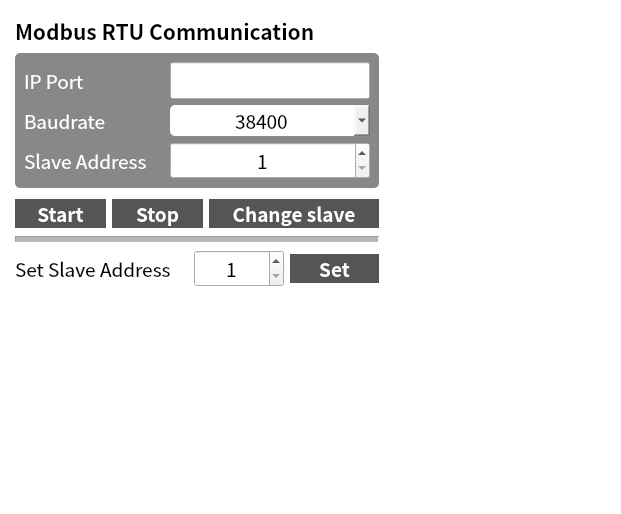
<?xml version="1.0" encoding="UTF-8"?>
<ui version="4.0">
 <class>ModbusForm</class>
 <widget class="QWidget" name="ModbusForm">
  <property name="geometry">
   <rect>
    <x>0</x>
    <y>0</y>
    <width>621</width>
    <height>514</height>
   </rect>
  </property>
  <property name="windowTitle">
   <string>Form</string>
  </property>
  <property name="styleSheet">
   <string notr="true">#ModbusForm{
	background-color:#FFFFFF;
}

#comboBox_baudrate {
	padding-left: 65px;
	border-radius:5px;
}

#line{
	color:#555555;
}

#frame{
	background-color:#888888;
	border-radius:5px;
}

#label_1{
	color:#FFFFFF;
}

#label_2{
	color:#FFFFFF;
}

#label_3{
	color:#FFFFFF;
}

#pushButton_modbus_start{
	background-color:#555555;
	color:#FFFFFF;

	border-top-left-radius:20px;
	border-bottom-left-radius:20px;
}

#pushButton_modbus_stop{
	background-color:#555555;
	color:#FFFFFF;
	border-top-right-radius:20px;
	border-bottom-right-radius:20px;
}

#pushButton_modbus_slave_change{
	background-color:#555555;
	color:#FFFFFF;
	border-radius:20px
}

#pushButton_modbus_set_slave_addr{
	background-color:#555555;
	color:#FFFFFF;
	border-top-right-radius:20px;
	border-bottom-right-radius:20px;
}

</string>
  </property>
  <layout class="QGridLayout" name="gridLayout">
   <property name="leftMargin">
    <number>15</number>
   </property>
   <property name="topMargin">
    <number>15</number>
   </property>
   <item row="0" column="0">
    <layout class="QVBoxLayout" name="verticalLayout">
     <item>
      <widget class="QLabel" name="label">
       <property name="font">
        <font>
         <family>Noto Sans CJK HK</family>
         <pointsize>16</pointsize>
         <weight>75</weight>
         <bold>true</bold>
        </font>
       </property>
       <property name="text">
        <string>Modbus RTU Communication</string>
       </property>
      </widget>
     </item>
     <item>
      <widget class="QFrame" name="frame">
       <property name="frameShape">
        <enum>QFrame::StyledPanel</enum>
       </property>
       <property name="frameShadow">
        <enum>QFrame::Raised</enum>
       </property>
       <layout class="QGridLayout" name="gridLayout_2">
        <item row="0" column="0">
         <widget class="QLabel" name="label_1">
          <property name="font">
           <font>
            <family>Noto Sans CJK HK</family>
            <pointsize>14</pointsize>
           </font>
          </property>
          <property name="text">
           <string>IP Port</string>
          </property>
         </widget>
        </item>
        <item row="0" column="1">
         <widget class="QLineEdit" name="lineEdit_serial_port">
          <property name="sizePolicy">
           <sizepolicy hsizetype="Minimum" vsizetype="Fixed">
            <horstretch>0</horstretch>
            <verstretch>0</verstretch>
           </sizepolicy>
          </property>
          <property name="minimumSize">
           <size>
            <width>200</width>
            <height>0</height>
           </size>
          </property>
          <property name="font">
           <font>
            <family>Noto Sans CJK HK</family>
            <pointsize>14</pointsize>
           </font>
          </property>
          <property name="alignment">
           <set>Qt::AlignCenter</set>
          </property>
         </widget>
        </item>
        <item row="1" column="0">
         <widget class="QLabel" name="label_2">
          <property name="font">
           <font>
            <family>Noto Sans CJK HK</family>
            <pointsize>14</pointsize>
           </font>
          </property>
          <property name="text">
           <string>Baudrate</string>
          </property>
         </widget>
        </item>
        <item row="1" column="1">
         <widget class="QComboBox" name="comboBox_baudrate">
          <property name="palette">
           <palette>
            <active/>
            <inactive/>
            <disabled/>
           </palette>
          </property>
          <property name="font">
           <font>
            <family>Noto Sans CJK HK</family>
            <pointsize>14</pointsize>
           </font>
          </property>
          <property name="styleSheet">
           <string notr="true"/>
          </property>
          <property name="editable">
           <bool>false</bool>
          </property>
          <property name="currentText">
           <string>38400</string>
          </property>
          <property name="currentIndex">
           <number>0</number>
          </property>
          <property name="insertPolicy">
           <enum>QComboBox::InsertAtBottom</enum>
          </property>
          <property name="placeholderText">
           <string/>
          </property>
          <property name="frame">
           <bool>true</bool>
          </property>
          <property name="modelColumn">
           <number>0</number>
          </property>
          <item>
           <property name="text">
            <string>38400</string>
           </property>
          </item>
         </widget>
        </item>
        <item row="2" column="0">
         <widget class="QLabel" name="label_3">
          <property name="font">
           <font>
            <family>Noto Sans CJK HK</family>
            <pointsize>14</pointsize>
           </font>
          </property>
          <property name="text">
           <string>Slave Address    </string>
          </property>
         </widget>
        </item>
        <item row="2" column="1">
         <widget class="QSpinBox" name="spinBox_slave_addr">
          <property name="font">
           <font>
            <family>Noto Sans CJK HK</family>
            <pointsize>14</pointsize>
           </font>
          </property>
          <property name="alignment">
           <set>Qt::AlignCenter</set>
          </property>
          <property name="minimum">
           <number>1</number>
          </property>
          <property name="value">
           <number>1</number>
          </property>
         </widget>
        </item>
       </layout>
      </widget>
     </item>
     <item>
      <spacer name="verticalSpacer_2">
       <property name="orientation">
        <enum>Qt::Vertical</enum>
       </property>
       <property name="sizeType">
        <enum>QSizePolicy::Maximum</enum>
       </property>
       <property name="sizeHint" stdset="0">
        <size>
         <width>20</width>
         <height>5</height>
        </size>
       </property>
      </spacer>
     </item>
     <item>
      <layout class="QHBoxLayout" name="horizontalLayout_2">
       <item>
        <widget class="QPushButton" name="pushButton_modbus_start">
         <property name="palette">
          <palette>
           <active>
            <colorrole role="WindowText">
             <brush brushstyle="SolidPattern">
              <color alpha="255">
               <red>255</red>
               <green>255</green>
               <blue>255</blue>
              </color>
             </brush>
            </colorrole>
            <colorrole role="Button">
             <brush brushstyle="SolidPattern">
              <color alpha="255">
               <red>85</red>
               <green>85</green>
               <blue>85</blue>
              </color>
             </brush>
            </colorrole>
            <colorrole role="Text">
             <brush brushstyle="SolidPattern">
              <color alpha="255">
               <red>255</red>
               <green>255</green>
               <blue>255</blue>
              </color>
             </brush>
            </colorrole>
            <colorrole role="ButtonText">
             <brush brushstyle="SolidPattern">
              <color alpha="255">
               <red>255</red>
               <green>255</green>
               <blue>255</blue>
              </color>
             </brush>
            </colorrole>
            <colorrole role="Base">
             <brush brushstyle="SolidPattern">
              <color alpha="255">
               <red>85</red>
               <green>85</green>
               <blue>85</blue>
              </color>
             </brush>
            </colorrole>
            <colorrole role="Window">
             <brush brushstyle="SolidPattern">
              <color alpha="255">
               <red>85</red>
               <green>85</green>
               <blue>85</blue>
              </color>
             </brush>
            </colorrole>
            <colorrole role="PlaceholderText">
             <brush brushstyle="SolidPattern">
              <color alpha="255">
               <red>255</red>
               <green>255</green>
               <blue>255</blue>
              </color>
             </brush>
            </colorrole>
           </active>
           <inactive>
            <colorrole role="WindowText">
             <brush brushstyle="SolidPattern">
              <color alpha="255">
               <red>255</red>
               <green>255</green>
               <blue>255</blue>
              </color>
             </brush>
            </colorrole>
            <colorrole role="Button">
             <brush brushstyle="SolidPattern">
              <color alpha="255">
               <red>85</red>
               <green>85</green>
               <blue>85</blue>
              </color>
             </brush>
            </colorrole>
            <colorrole role="Text">
             <brush brushstyle="SolidPattern">
              <color alpha="255">
               <red>255</red>
               <green>255</green>
               <blue>255</blue>
              </color>
             </brush>
            </colorrole>
            <colorrole role="ButtonText">
             <brush brushstyle="SolidPattern">
              <color alpha="255">
               <red>255</red>
               <green>255</green>
               <blue>255</blue>
              </color>
             </brush>
            </colorrole>
            <colorrole role="Base">
             <brush brushstyle="SolidPattern">
              <color alpha="255">
               <red>85</red>
               <green>85</green>
               <blue>85</blue>
              </color>
             </brush>
            </colorrole>
            <colorrole role="Window">
             <brush brushstyle="SolidPattern">
              <color alpha="255">
               <red>85</red>
               <green>85</green>
               <blue>85</blue>
              </color>
             </brush>
            </colorrole>
            <colorrole role="PlaceholderText">
             <brush brushstyle="SolidPattern">
              <color alpha="255">
               <red>255</red>
               <green>255</green>
               <blue>255</blue>
              </color>
             </brush>
            </colorrole>
           </inactive>
           <disabled>
            <colorrole role="WindowText">
             <brush brushstyle="SolidPattern">
              <color alpha="255">
               <red>255</red>
               <green>255</green>
               <blue>255</blue>
              </color>
             </brush>
            </colorrole>
            <colorrole role="Button">
             <brush brushstyle="SolidPattern">
              <color alpha="255">
               <red>85</red>
               <green>85</green>
               <blue>85</blue>
              </color>
             </brush>
            </colorrole>
            <colorrole role="Text">
             <brush brushstyle="SolidPattern">
              <color alpha="255">
               <red>255</red>
               <green>255</green>
               <blue>255</blue>
              </color>
             </brush>
            </colorrole>
            <colorrole role="ButtonText">
             <brush brushstyle="SolidPattern">
              <color alpha="255">
               <red>255</red>
               <green>255</green>
               <blue>255</blue>
              </color>
             </brush>
            </colorrole>
            <colorrole role="Base">
             <brush brushstyle="SolidPattern">
              <color alpha="255">
               <red>85</red>
               <green>85</green>
               <blue>85</blue>
              </color>
             </brush>
            </colorrole>
            <colorrole role="Window">
             <brush brushstyle="SolidPattern">
              <color alpha="255">
               <red>85</red>
               <green>85</green>
               <blue>85</blue>
              </color>
             </brush>
            </colorrole>
            <colorrole role="PlaceholderText">
             <brush brushstyle="SolidPattern">
              <color alpha="255">
               <red>255</red>
               <green>255</green>
               <blue>255</blue>
              </color>
             </brush>
            </colorrole>
           </disabled>
          </palette>
         </property>
         <property name="font">
          <font>
           <family>Noto Sans CJK HK</family>
           <pointsize>14</pointsize>
           <weight>75</weight>
           <bold>true</bold>
          </font>
         </property>
         <property name="text">
          <string>Start</string>
         </property>
        </widget>
       </item>
       <item>
        <widget class="QPushButton" name="pushButton_modbus_stop">
         <property name="palette">
          <palette>
           <active>
            <colorrole role="WindowText">
             <brush brushstyle="SolidPattern">
              <color alpha="255">
               <red>255</red>
               <green>255</green>
               <blue>255</blue>
              </color>
             </brush>
            </colorrole>
            <colorrole role="Button">
             <brush brushstyle="SolidPattern">
              <color alpha="255">
               <red>85</red>
               <green>85</green>
               <blue>85</blue>
              </color>
             </brush>
            </colorrole>
            <colorrole role="Text">
             <brush brushstyle="SolidPattern">
              <color alpha="255">
               <red>255</red>
               <green>255</green>
               <blue>255</blue>
              </color>
             </brush>
            </colorrole>
            <colorrole role="ButtonText">
             <brush brushstyle="SolidPattern">
              <color alpha="255">
               <red>255</red>
               <green>255</green>
               <blue>255</blue>
              </color>
             </brush>
            </colorrole>
            <colorrole role="Base">
             <brush brushstyle="SolidPattern">
              <color alpha="255">
               <red>85</red>
               <green>85</green>
               <blue>85</blue>
              </color>
             </brush>
            </colorrole>
            <colorrole role="Window">
             <brush brushstyle="SolidPattern">
              <color alpha="255">
               <red>85</red>
               <green>85</green>
               <blue>85</blue>
              </color>
             </brush>
            </colorrole>
            <colorrole role="PlaceholderText">
             <brush brushstyle="SolidPattern">
              <color alpha="255">
               <red>255</red>
               <green>255</green>
               <blue>255</blue>
              </color>
             </brush>
            </colorrole>
           </active>
           <inactive>
            <colorrole role="WindowText">
             <brush brushstyle="SolidPattern">
              <color alpha="255">
               <red>255</red>
               <green>255</green>
               <blue>255</blue>
              </color>
             </brush>
            </colorrole>
            <colorrole role="Button">
             <brush brushstyle="SolidPattern">
              <color alpha="255">
               <red>85</red>
               <green>85</green>
               <blue>85</blue>
              </color>
             </brush>
            </colorrole>
            <colorrole role="Text">
             <brush brushstyle="SolidPattern">
              <color alpha="255">
               <red>255</red>
               <green>255</green>
               <blue>255</blue>
              </color>
             </brush>
            </colorrole>
            <colorrole role="ButtonText">
             <brush brushstyle="SolidPattern">
              <color alpha="255">
               <red>255</red>
               <green>255</green>
               <blue>255</blue>
              </color>
             </brush>
            </colorrole>
            <colorrole role="Base">
             <brush brushstyle="SolidPattern">
              <color alpha="255">
               <red>85</red>
               <green>85</green>
               <blue>85</blue>
              </color>
             </brush>
            </colorrole>
            <colorrole role="Window">
             <brush brushstyle="SolidPattern">
              <color alpha="255">
               <red>85</red>
               <green>85</green>
               <blue>85</blue>
              </color>
             </brush>
            </colorrole>
            <colorrole role="PlaceholderText">
             <brush brushstyle="SolidPattern">
              <color alpha="255">
               <red>255</red>
               <green>255</green>
               <blue>255</blue>
              </color>
             </brush>
            </colorrole>
           </inactive>
           <disabled>
            <colorrole role="WindowText">
             <brush brushstyle="SolidPattern">
              <color alpha="255">
               <red>255</red>
               <green>255</green>
               <blue>255</blue>
              </color>
             </brush>
            </colorrole>
            <colorrole role="Button">
             <brush brushstyle="SolidPattern">
              <color alpha="255">
               <red>85</red>
               <green>85</green>
               <blue>85</blue>
              </color>
             </brush>
            </colorrole>
            <colorrole role="Text">
             <brush brushstyle="SolidPattern">
              <color alpha="255">
               <red>255</red>
               <green>255</green>
               <blue>255</blue>
              </color>
             </brush>
            </colorrole>
            <colorrole role="ButtonText">
             <brush brushstyle="SolidPattern">
              <color alpha="255">
               <red>255</red>
               <green>255</green>
               <blue>255</blue>
              </color>
             </brush>
            </colorrole>
            <colorrole role="Base">
             <brush brushstyle="SolidPattern">
              <color alpha="255">
               <red>85</red>
               <green>85</green>
               <blue>85</blue>
              </color>
             </brush>
            </colorrole>
            <colorrole role="Window">
             <brush brushstyle="SolidPattern">
              <color alpha="255">
               <red>85</red>
               <green>85</green>
               <blue>85</blue>
              </color>
             </brush>
            </colorrole>
            <colorrole role="PlaceholderText">
             <brush brushstyle="SolidPattern">
              <color alpha="255">
               <red>255</red>
               <green>255</green>
               <blue>255</blue>
              </color>
             </brush>
            </colorrole>
           </disabled>
          </palette>
         </property>
         <property name="font">
          <font>
           <family>Noto Sans CJK HK</family>
           <pointsize>14</pointsize>
           <weight>75</weight>
           <bold>true</bold>
          </font>
         </property>
         <property name="text">
          <string>Stop</string>
         </property>
        </widget>
       </item>
       <item>
        <widget class="QPushButton" name="pushButton_modbus_slave_change">
         <property name="sizePolicy">
          <sizepolicy hsizetype="Maximum" vsizetype="Fixed">
           <horstretch>0</horstretch>
           <verstretch>0</verstretch>
          </sizepolicy>
         </property>
         <property name="minimumSize">
          <size>
           <width>170</width>
           <height>0</height>
          </size>
         </property>
         <property name="maximumSize">
          <size>
           <width>170</width>
           <height>16777215</height>
          </size>
         </property>
         <property name="palette">
          <palette>
           <active>
            <colorrole role="WindowText">
             <brush brushstyle="SolidPattern">
              <color alpha="255">
               <red>255</red>
               <green>255</green>
               <blue>255</blue>
              </color>
             </brush>
            </colorrole>
            <colorrole role="Button">
             <brush brushstyle="SolidPattern">
              <color alpha="255">
               <red>85</red>
               <green>85</green>
               <blue>85</blue>
              </color>
             </brush>
            </colorrole>
            <colorrole role="Text">
             <brush brushstyle="SolidPattern">
              <color alpha="255">
               <red>255</red>
               <green>255</green>
               <blue>255</blue>
              </color>
             </brush>
            </colorrole>
            <colorrole role="ButtonText">
             <brush brushstyle="SolidPattern">
              <color alpha="255">
               <red>255</red>
               <green>255</green>
               <blue>255</blue>
              </color>
             </brush>
            </colorrole>
            <colorrole role="Base">
             <brush brushstyle="SolidPattern">
              <color alpha="255">
               <red>85</red>
               <green>85</green>
               <blue>85</blue>
              </color>
             </brush>
            </colorrole>
            <colorrole role="Window">
             <brush brushstyle="SolidPattern">
              <color alpha="255">
               <red>85</red>
               <green>85</green>
               <blue>85</blue>
              </color>
             </brush>
            </colorrole>
            <colorrole role="PlaceholderText">
             <brush brushstyle="SolidPattern">
              <color alpha="255">
               <red>255</red>
               <green>255</green>
               <blue>255</blue>
              </color>
             </brush>
            </colorrole>
           </active>
           <inactive>
            <colorrole role="WindowText">
             <brush brushstyle="SolidPattern">
              <color alpha="255">
               <red>255</red>
               <green>255</green>
               <blue>255</blue>
              </color>
             </brush>
            </colorrole>
            <colorrole role="Button">
             <brush brushstyle="SolidPattern">
              <color alpha="255">
               <red>85</red>
               <green>85</green>
               <blue>85</blue>
              </color>
             </brush>
            </colorrole>
            <colorrole role="Text">
             <brush brushstyle="SolidPattern">
              <color alpha="255">
               <red>255</red>
               <green>255</green>
               <blue>255</blue>
              </color>
             </brush>
            </colorrole>
            <colorrole role="ButtonText">
             <brush brushstyle="SolidPattern">
              <color alpha="255">
               <red>255</red>
               <green>255</green>
               <blue>255</blue>
              </color>
             </brush>
            </colorrole>
            <colorrole role="Base">
             <brush brushstyle="SolidPattern">
              <color alpha="255">
               <red>85</red>
               <green>85</green>
               <blue>85</blue>
              </color>
             </brush>
            </colorrole>
            <colorrole role="Window">
             <brush brushstyle="SolidPattern">
              <color alpha="255">
               <red>85</red>
               <green>85</green>
               <blue>85</blue>
              </color>
             </brush>
            </colorrole>
            <colorrole role="PlaceholderText">
             <brush brushstyle="SolidPattern">
              <color alpha="255">
               <red>255</red>
               <green>255</green>
               <blue>255</blue>
              </color>
             </brush>
            </colorrole>
           </inactive>
           <disabled>
            <colorrole role="WindowText">
             <brush brushstyle="SolidPattern">
              <color alpha="255">
               <red>255</red>
               <green>255</green>
               <blue>255</blue>
              </color>
             </brush>
            </colorrole>
            <colorrole role="Button">
             <brush brushstyle="SolidPattern">
              <color alpha="255">
               <red>85</red>
               <green>85</green>
               <blue>85</blue>
              </color>
             </brush>
            </colorrole>
            <colorrole role="Text">
             <brush brushstyle="SolidPattern">
              <color alpha="255">
               <red>255</red>
               <green>255</green>
               <blue>255</blue>
              </color>
             </brush>
            </colorrole>
            <colorrole role="ButtonText">
             <brush brushstyle="SolidPattern">
              <color alpha="255">
               <red>255</red>
               <green>255</green>
               <blue>255</blue>
              </color>
             </brush>
            </colorrole>
            <colorrole role="Base">
             <brush brushstyle="SolidPattern">
              <color alpha="255">
               <red>85</red>
               <green>85</green>
               <blue>85</blue>
              </color>
             </brush>
            </colorrole>
            <colorrole role="Window">
             <brush brushstyle="SolidPattern">
              <color alpha="255">
               <red>85</red>
               <green>85</green>
               <blue>85</blue>
              </color>
             </brush>
            </colorrole>
            <colorrole role="PlaceholderText">
             <brush brushstyle="SolidPattern">
              <color alpha="255">
               <red>255</red>
               <green>255</green>
               <blue>255</blue>
              </color>
             </brush>
            </colorrole>
           </disabled>
          </palette>
         </property>
         <property name="font">
          <font>
           <family>Noto Sans CJK HK</family>
           <pointsize>14</pointsize>
           <weight>75</weight>
           <bold>true</bold>
          </font>
         </property>
         <property name="text">
          <string>Change slave</string>
         </property>
        </widget>
       </item>
      </layout>
     </item>
     <item>
      <widget class="Line" name="line">
       <property name="sizePolicy">
        <sizepolicy hsizetype="Minimum" vsizetype="Minimum">
         <horstretch>0</horstretch>
         <verstretch>0</verstretch>
        </sizepolicy>
       </property>
       <property name="minimumSize">
        <size>
         <width>0</width>
         <height>10</height>
        </size>
       </property>
       <property name="font">
        <font>
         <family>Noto Sans CJK HK</family>
         <pointsize>16</pointsize>
        </font>
       </property>
       <property name="frameShadow">
        <enum>QFrame::Sunken</enum>
       </property>
       <property name="lineWidth">
        <number>1</number>
       </property>
       <property name="midLineWidth">
        <number>5</number>
       </property>
       <property name="orientation">
        <enum>Qt::Horizontal</enum>
       </property>
      </widget>
     </item>
     <item>
      <layout class="QHBoxLayout" name="horizontalLayout">
       <item>
        <widget class="QLabel" name="label_5">
         <property name="font">
          <font>
           <family>Noto Sans CJK HK</family>
           <pointsize>14</pointsize>
          </font>
         </property>
         <property name="text">
          <string>Set Slave Address    </string>
         </property>
        </widget>
       </item>
       <item>
        <widget class="QSpinBox" name="spinBox_slave_addr_4set">
         <property name="font">
          <font>
           <family>Noto Sans CJK HK</family>
           <pointsize>14</pointsize>
          </font>
         </property>
         <property name="alignment">
          <set>Qt::AlignCenter</set>
         </property>
         <property name="minimum">
          <number>1</number>
         </property>
         <property name="value">
          <number>1</number>
         </property>
        </widget>
       </item>
       <item>
        <widget class="QPushButton" name="pushButton_modbus_set_slave_addr">
         <property name="palette">
          <palette>
           <active>
            <colorrole role="WindowText">
             <brush brushstyle="SolidPattern">
              <color alpha="255">
               <red>255</red>
               <green>255</green>
               <blue>255</blue>
              </color>
             </brush>
            </colorrole>
            <colorrole role="Button">
             <brush brushstyle="SolidPattern">
              <color alpha="255">
               <red>85</red>
               <green>85</green>
               <blue>85</blue>
              </color>
             </brush>
            </colorrole>
            <colorrole role="Text">
             <brush brushstyle="SolidPattern">
              <color alpha="255">
               <red>255</red>
               <green>255</green>
               <blue>255</blue>
              </color>
             </brush>
            </colorrole>
            <colorrole role="ButtonText">
             <brush brushstyle="SolidPattern">
              <color alpha="255">
               <red>255</red>
               <green>255</green>
               <blue>255</blue>
              </color>
             </brush>
            </colorrole>
            <colorrole role="Base">
             <brush brushstyle="SolidPattern">
              <color alpha="255">
               <red>85</red>
               <green>85</green>
               <blue>85</blue>
              </color>
             </brush>
            </colorrole>
            <colorrole role="Window">
             <brush brushstyle="SolidPattern">
              <color alpha="255">
               <red>85</red>
               <green>85</green>
               <blue>85</blue>
              </color>
             </brush>
            </colorrole>
            <colorrole role="PlaceholderText">
             <brush brushstyle="SolidPattern">
              <color alpha="255">
               <red>255</red>
               <green>255</green>
               <blue>255</blue>
              </color>
             </brush>
            </colorrole>
           </active>
           <inactive>
            <colorrole role="WindowText">
             <brush brushstyle="SolidPattern">
              <color alpha="255">
               <red>255</red>
               <green>255</green>
               <blue>255</blue>
              </color>
             </brush>
            </colorrole>
            <colorrole role="Button">
             <brush brushstyle="SolidPattern">
              <color alpha="255">
               <red>85</red>
               <green>85</green>
               <blue>85</blue>
              </color>
             </brush>
            </colorrole>
            <colorrole role="Text">
             <brush brushstyle="SolidPattern">
              <color alpha="255">
               <red>255</red>
               <green>255</green>
               <blue>255</blue>
              </color>
             </brush>
            </colorrole>
            <colorrole role="ButtonText">
             <brush brushstyle="SolidPattern">
              <color alpha="255">
               <red>255</red>
               <green>255</green>
               <blue>255</blue>
              </color>
             </brush>
            </colorrole>
            <colorrole role="Base">
             <brush brushstyle="SolidPattern">
              <color alpha="255">
               <red>85</red>
               <green>85</green>
               <blue>85</blue>
              </color>
             </brush>
            </colorrole>
            <colorrole role="Window">
             <brush brushstyle="SolidPattern">
              <color alpha="255">
               <red>85</red>
               <green>85</green>
               <blue>85</blue>
              </color>
             </brush>
            </colorrole>
            <colorrole role="PlaceholderText">
             <brush brushstyle="SolidPattern">
              <color alpha="255">
               <red>255</red>
               <green>255</green>
               <blue>255</blue>
              </color>
             </brush>
            </colorrole>
           </inactive>
           <disabled>
            <colorrole role="WindowText">
             <brush brushstyle="SolidPattern">
              <color alpha="255">
               <red>255</red>
               <green>255</green>
               <blue>255</blue>
              </color>
             </brush>
            </colorrole>
            <colorrole role="Button">
             <brush brushstyle="SolidPattern">
              <color alpha="255">
               <red>85</red>
               <green>85</green>
               <blue>85</blue>
              </color>
             </brush>
            </colorrole>
            <colorrole role="Text">
             <brush brushstyle="SolidPattern">
              <color alpha="255">
               <red>255</red>
               <green>255</green>
               <blue>255</blue>
              </color>
             </brush>
            </colorrole>
            <colorrole role="ButtonText">
             <brush brushstyle="SolidPattern">
              <color alpha="255">
               <red>255</red>
               <green>255</green>
               <blue>255</blue>
              </color>
             </brush>
            </colorrole>
            <colorrole role="Base">
             <brush brushstyle="SolidPattern">
              <color alpha="255">
               <red>85</red>
               <green>85</green>
               <blue>85</blue>
              </color>
             </brush>
            </colorrole>
            <colorrole role="Window">
             <brush brushstyle="SolidPattern">
              <color alpha="255">
               <red>85</red>
               <green>85</green>
               <blue>85</blue>
              </color>
             </brush>
            </colorrole>
            <colorrole role="PlaceholderText">
             <brush brushstyle="SolidPattern">
              <color alpha="255">
               <red>255</red>
               <green>255</green>
               <blue>255</blue>
              </color>
             </brush>
            </colorrole>
           </disabled>
          </palette>
         </property>
         <property name="font">
          <font>
           <family>Noto Sans CJK HK</family>
           <pointsize>14</pointsize>
           <weight>75</weight>
           <bold>true</bold>
          </font>
         </property>
         <property name="text">
          <string>Set</string>
         </property>
        </widget>
       </item>
      </layout>
     </item>
     <item>
      <spacer name="verticalSpacer">
       <property name="orientation">
        <enum>Qt::Vertical</enum>
       </property>
       <property name="sizeHint" stdset="0">
        <size>
         <width>20</width>
         <height>40</height>
        </size>
       </property>
      </spacer>
     </item>
    </layout>
   </item>
   <item row="0" column="1">
    <spacer name="horizontalSpacer">
     <property name="orientation">
      <enum>Qt::Horizontal</enum>
     </property>
     <property name="sizeHint" stdset="0">
      <size>
       <width>40</width>
       <height>20</height>
      </size>
     </property>
    </spacer>
   </item>
  </layout>
 </widget>
 <resources/>
 <connections/>
</ui>
